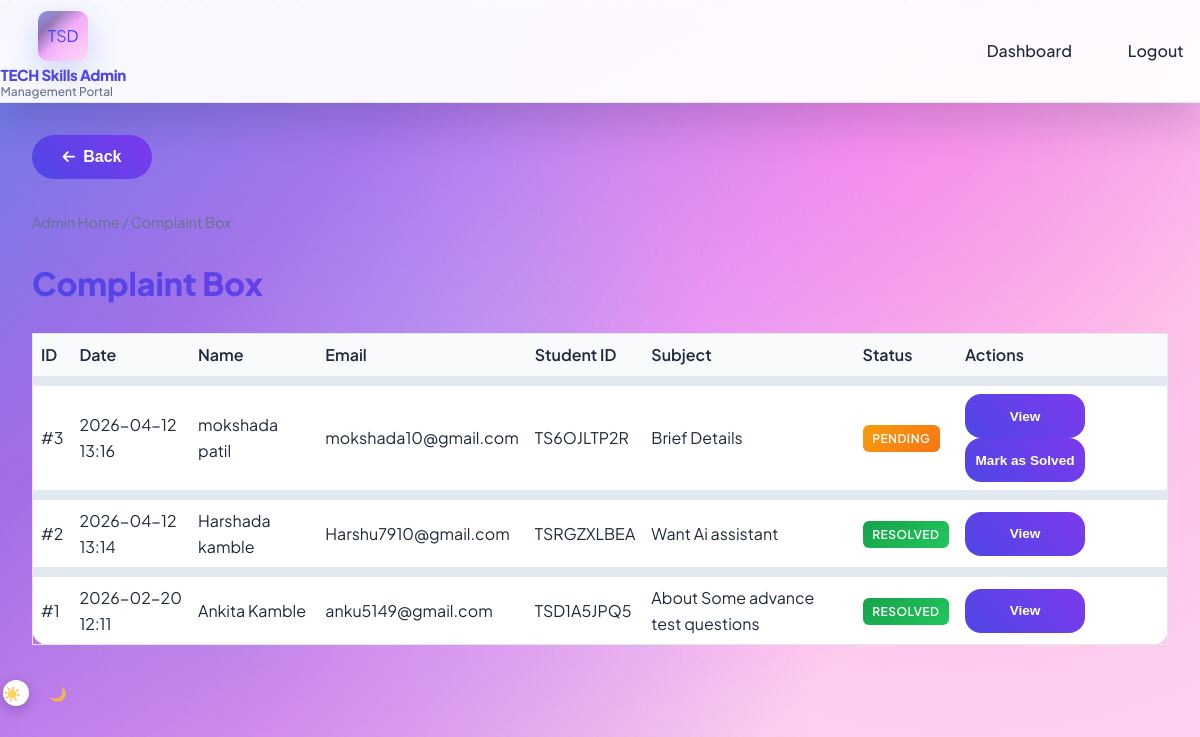
The page /admin/complaints (signed in) on the database its author committed.
### models.py (models this page shows, shortened)
class Complaint(db.Model):
    __tablename__ = "complaints"
    id = db.Column(db.Integer, primary_key=True)
    user_id = db.Column(db.Integer, db.ForeignKey("users.id"), nullable=True)  # Can be anonymous
    name = db.Column(db.String(120), nullable=False)
    email = db.Column(db.String(120), nullable=False)
    subject = db.Column(db.String(200), nullable=False)
    message = db.Column(db.Text, nullable=False)
    status = db.Column(db.String(20), default="pending")  # pending, resolved
    created_at = db.Column(db.DateTime, default=datetime.utcnow)
    user = db.relationship("User", backref=db.backref("complaints", lazy="dynamic"))

class User(UserMixin, db.Model):
    __tablename__ = "users"
    id = db.Column(db.Integer, primary_key=True)
    username = db.Column(db.String(80), unique=True, nullable=False)
    email = db.Column(db.String(120), unique=True, nullable=False)
    password_hash = db.Column(db.String(256), nullable=False)
    full_name = db.Column(db.String(120), nullable=True)
    role = db.Column(db.String(20), default="student")  # student | admin
    student_id = db.Column(db.String(20), unique=True, nullable=True)  # Unique identification code
    created_at = db.Column(db.DateTime, default=datetime.utcnow)

### app.py (the view)
@app.route("/admin/complaints")
@login_required
@admin_required
def admin_complaints():
    complaints = Complaint.query.order_by(Complaint.created_at.desc()).all()
    return render_template("admin/admin_complaints.html", complaints=complaints)

### app.py (called while the page is built)
@login_manager.user_loader
def load_user(user_id):
    if user_id is None:
        return None
    try:
        return User.query.get(int(user_id))
    except (ValueError, TypeError):
        return None

def admin_required(f):
    @wraps(f)
    def decorated(*args, **kwargs):
        if not current_user.is_authenticated or current_user.role != "admin":
            flash("Admin access required.", "error")
            return redirect(url_for("admin_login"))
        return f(*args, **kwargs)
    return decorated

### templates/admin/admin_complaints.html (shortened to what this page needs)
{% extends "base.html" %}
{% block content %}
<nav class="breadcrumb"><a href="{{ url_for('admin_dashboard') }}">Admin Home</a> / Complaint Box</nav>
<h1 class="page-title">Complaint Box</h1>
<div class="admin-table-wrap">
    <table class="admin-table">
        <thead>
            <tr>
                <th>ID</th>
                <th>Date</th>
                <th>Name</th>
                <th>Email</th>
                <th>Student ID</th>
                <th>Subject</th>
                <th>Status</th>
                <th>Actions</th>
            </tr>
        </thead>
        <tbody>
            {% for comp in complaints %}
            <tr>
                <td>#{{ comp.id }}</td>
                <td>{{ comp.created_at.strftime('%Y-%m-%d %H:%M') }}</td>
                <td>{{ comp.name }}</td>
                <td>{{ comp.email }}</td>
                <td>
                    {% if comp.user %}
                        {{ comp.user.student_id or comp.user.id }}
                    {% else %}
                        —
                    {% endif %}
                </td>
                <td>{{ comp.subject }}</td>
                <td>
                    <span class="badge {% if comp.status == 'resolved' %}badge-success{% else %}badge-pending{% endif %}">
                        {{ comp.status }}
                    </span>
                </td>
                <td>
                    <button type="button" class="btn btn-secondary" onclick="showComplaint({{ comp.id }}, '{{ comp.message|replace("'", "\\'") }}')" style="padding: 0.3rem 0.6rem; font-size: 0.85rem;">View</button>
                    {% if comp.status == 'pending' %}
                    <form method="post" action="{{ url_for('admin_complaint_resolve', complaint_id=comp.id) }}" style="display: inline;">
                        <button type="submit" class="btn btn-primary" style="padding: 0.3rem 0.6rem; font-size: 0.85rem;">Mark as Solved</button>
                    </form>
                    {% endif %}
                </td>
            </tr>
            {% endfor %}
        </tbody>
    </table>
</div>
{% endblock %}

### rows shown on the page
Complaint: id "3", created_at "2026-04-12 13:16", name "mokshada patil", email "mokshada10@gmail.com", user "TS6OJLTP2R", subject "Brief Details", status "PENDING"
Complaint: id "2", created_at "2026-04-12 13:14", name "Harshada kamble", email "Harshu7910@gmail.com", user "TSRGZXLBEA", subject "Want Ai assistant", status "RESOLVED"
Complaint: id "1", created_at "2026-02-20 12:11", name "Ankita Kamble", email "anku5149@gmail.com", user "TSD1A5JPQ5", subject "About Some advance test questions", status "RESOLVED"
